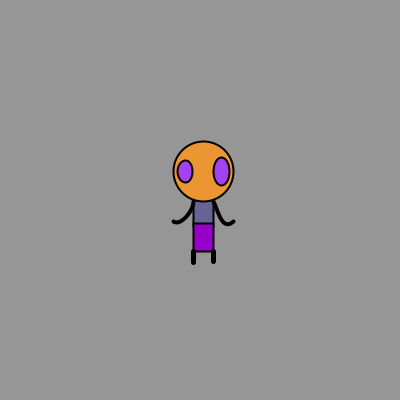
Frame 1 (no input)
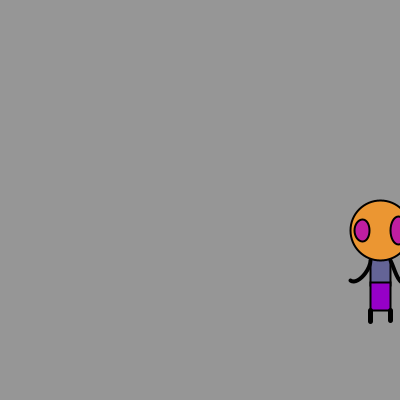
Frame 60 (the mouse pressed at the canvas centre just before this capture)
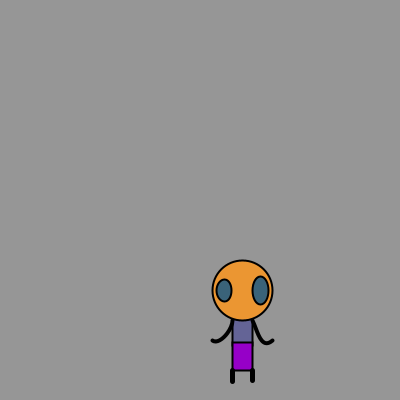
Frame 120 (the mouse held since frame 60 and released just before this capture)

The Processing sketch that drew these frames (run headless with seeded random() and noise(); from frame 60 on, the mouse is pressed at the canvas centre):

// Processing sketch: processing_54381
// ── processing_54381.pde

// Koog's 4.0

float x = 200;
float y = 200;

float eyeR;
float eyeG;
float eyeB;


float xspeed =3;
float yspeed =1;

void setup() {
  //Configura el tamaño de la ventana
size(400, 400); 

smooth();
}

void draw() {

  // Cambia la ubicacion de zoog
  x = x + xspeed;
  y = y + yspeed;
  
  if ((x > width) || (x <0)) {  // con el if y el OR se determina si Zoog ha llegado al limite izq o derecho y cuando
                                // se multiplica por -1 se cambia la direccion
    xspeed = xspeed *-1;
  }
  
  if ((y >height) || ( y < 0 )) {
     yspeed = yspeed *-1;
  }
  
  // Dibuja un fondo gris
background(150);  
// Configura las elipses y los rectangulos para que se dibujen desde el CENTRO
ellipseMode(CENTER);
rectMode(CENTER); 
noStroke();
// Draw Koog's body
strokeWeight(2);
stroke(0);
fill(100, 100, 150);
rect(x, y, 20, 50);
fill(150, 0, 200);
rect(x,y+36, 20, 28);

// Koog's Arms
strokeWeight(4);
noFill();
curve(x-50,y-30, x-30,y+20,x-10,y,x-29,y-39);
curve(x+80,y-60,x+30,y+20, x+10,y,x,y-40);


// Draw Koog's head
strokeWeight(2);   // Thicker
fill(235, 150, 50);
ellipse(x,y-30, 60, 60);

// Draw Koog's eyes
eyeR = random(255);
eyeG = random(255);
eyeB = random(255);
fill(eyeR,eyeG,eyeB); 
ellipse(x-18, y-30, 15, 22);
fill(eyeR,eyeG,eyeB);
ellipse(x+18,y-30, 16, 28);


// Draw Koog's legs
strokeWeight(5);
stroke(0);
line(x-10,y+50,x-10,y+61);
line(x+10,y+50,x+10,y+60);

}
